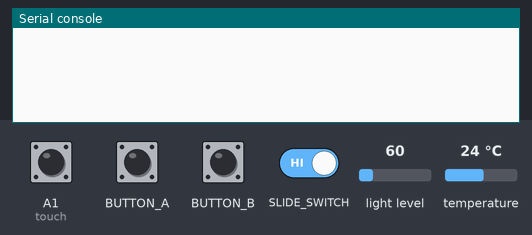
A program run on a simulated Circuit Playground running CircuitPython. Parts: the last lines printed to the serial console. The test bench sets the inputs (shaded band); at power-on: A1 (touch) LOW, light level 60, temperature 24 °C. Touch pads read as touched when driven HIGH.

Above: at 1.2 s.
1.3 s: button A pressed for 0.15 s
At 2.3 s:
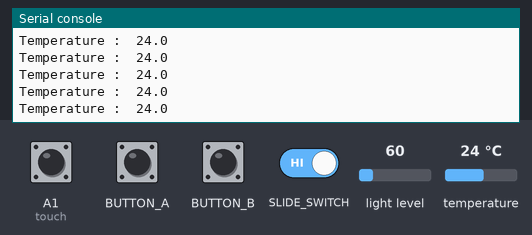
2.9 s: button B pressed for 0.15 s
At 3.4 s:
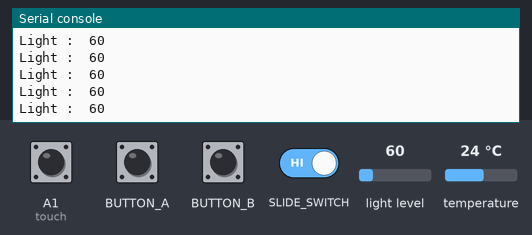
4.5 s: slide switch moved to the right
At 5.0 s:
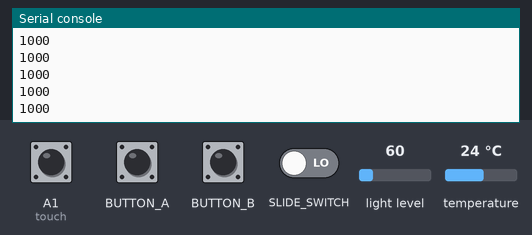

Measured:
- after the input at 1.3 s, the serial console: prints a new line at once (image 1)
- after the input at 2.9 s, the serial console: prints a new line at once (image 2)
- after the input at 4.5 s, the serial console: prints a new line at once (image 3)

The program:

moisture-light-temperature.py
```python
from adafruit_circuitplayground.express import cpx
import board
import touchio

# touch = touchio.TouchIn_A1
touch = touchio.TouchIn(board.A1)

while True:
    if cpx.switch:
        if cpx.button_a:
            print("Temperature : ", cpx.temperature)
        if cpx.button_b:
            print("Light : ", cpx.light)
    else:
        print(touch.raw_value)
```
